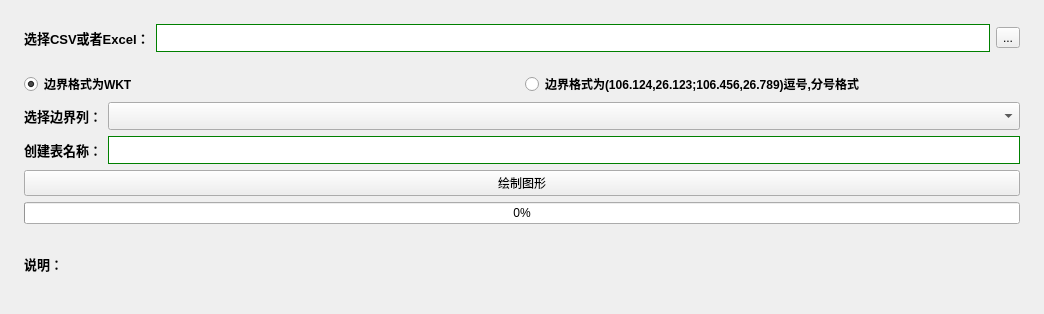
<?xml version="1.0" encoding="UTF-8"?>
<ui version="4.0">
 <class>gsDockWidget</class>
 <widget class="QgsDockWidget" name="gsDockWidget">
  <property name="geometry">
   <rect>
    <x>0</x>
    <y>0</y>
    <width>1044</width>
    <height>314</height>
   </rect>
  </property>
  <property name="windowTitle">
   <string>绘制图形</string>
  </property>
  <widget class="QWidget" name="dockWidgetContents">
   <layout class="QVBoxLayout" name="verticalLayout_2">
    <item>
     <layout class="QHBoxLayout" name="horizontalLayout">
      <property name="sizeConstraint">
       <enum>QLayout::SetDefaultConstraint</enum>
      </property>
      <property name="leftMargin">
       <number>15</number>
      </property>
      <property name="topMargin">
       <number>15</number>
      </property>
      <property name="rightMargin">
       <number>15</number>
      </property>
      <property name="bottomMargin">
       <number>7</number>
      </property>
      <item>
       <widget class="QLabel" name="label_2">
        <property name="sizePolicy">
         <sizepolicy hsizetype="Minimum" vsizetype="Fixed">
          <horstretch>0</horstretch>
          <verstretch>0</verstretch>
         </sizepolicy>
        </property>
        <property name="font">
         <font>
          <family>Arial</family>
          <pointsize>10</pointsize>
          <weight>75</weight>
          <bold>true</bold>
         </font>
        </property>
        <property name="text">
         <string>选择CSV或者Excel：</string>
        </property>
       </widget>
      </item>
      <item>
       <widget class="QTextEdit" name="textEdit">
        <property name="sizePolicy">
         <sizepolicy hsizetype="Expanding" vsizetype="Fixed">
          <horstretch>0</horstretch>
          <verstretch>0</verstretch>
         </sizepolicy>
        </property>
        <property name="maximumSize">
         <size>
          <width>16777215</width>
          <height>28</height>
         </size>
        </property>
        <property name="styleSheet">
         <string notr="true">border: 1px solid green;</string>
        </property>
        <property name="midLineWidth">
         <number>1</number>
        </property>
        <property name="tabStopWidth">
         <number>80</number>
        </property>
       </widget>
      </item>
      <item>
       <widget class="QToolButton" name="toolButton">
        <property name="sizePolicy">
         <sizepolicy hsizetype="Fixed" vsizetype="Fixed">
          <horstretch>0</horstretch>
          <verstretch>0</verstretch>
         </sizepolicy>
        </property>
        <property name="text">
         <string>...</string>
        </property>
       </widget>
      </item>
     </layout>
    </item>
    <item>
     <layout class="QVBoxLayout" name="verticalLayout">
      <property name="leftMargin">
       <number>15</number>
      </property>
      <property name="topMargin">
       <number>7</number>
      </property>
      <property name="rightMargin">
       <number>15</number>
      </property>
      <property name="bottomMargin">
       <number>7</number>
      </property>
      <item>
       <layout class="QHBoxLayout" name="horizontalLayout_4">
        <item>
         <widget class="QRadioButton" name="radioButton">
          <property name="font">
           <font>
            <family>Arial</family>
            <weight>75</weight>
            <bold>true</bold>
           </font>
          </property>
          <property name="text">
           <string>边界格式为WKT</string>
          </property>
          <property name="checked">
           <bool>true</bool>
          </property>
         </widget>
        </item>
        <item>
         <widget class="QRadioButton" name="radioButton_2">
          <property name="font">
           <font>
            <family>Arial</family>
            <weight>75</weight>
            <bold>true</bold>
           </font>
          </property>
          <property name="text">
           <string>边界格式为(106.124,26.123;106.456,26.789)逗号,分号格式</string>
          </property>
         </widget>
        </item>
       </layout>
      </item>
      <item>
       <layout class="QHBoxLayout" name="horizontalLayout_2">
        <item>
         <widget class="QLabel" name="label_3">
          <property name="font">
           <font>
            <family>Arial</family>
            <pointsize>10</pointsize>
            <weight>75</weight>
            <bold>true</bold>
           </font>
          </property>
          <property name="text">
           <string>选择边界列：</string>
          </property>
         </widget>
        </item>
        <item>
         <widget class="QComboBox" name="comboBox">
          <property name="sizePolicy">
           <sizepolicy hsizetype="Expanding" vsizetype="Expanding">
            <horstretch>0</horstretch>
            <verstretch>0</verstretch>
           </sizepolicy>
          </property>
          <property name="maximumSize">
           <size>
            <width>16777215</width>
            <height>28</height>
           </size>
          </property>
         </widget>
        </item>
       </layout>
      </item>
      <item>
       <layout class="QHBoxLayout" name="horizontalLayout_3">
        <item>
         <widget class="QLabel" name="label_4">
          <property name="font">
           <font>
            <family>Arial</family>
            <pointsize>10</pointsize>
            <weight>75</weight>
            <bold>true</bold>
           </font>
          </property>
          <property name="text">
           <string>创建表名称：</string>
          </property>
         </widget>
        </item>
        <item>
         <widget class="QTextEdit" name="textEdit_2">
          <property name="sizePolicy">
           <sizepolicy hsizetype="Expanding" vsizetype="Expanding">
            <horstretch>0</horstretch>
            <verstretch>0</verstretch>
           </sizepolicy>
          </property>
          <property name="maximumSize">
           <size>
            <width>16777215</width>
            <height>28</height>
           </size>
          </property>
          <property name="styleSheet">
           <string notr="true">border: 1px solid green;</string>
          </property>
         </widget>
        </item>
       </layout>
      </item>
      <item>
       <widget class="QPushButton" name="pushButton">
        <property name="text">
         <string>绘制图形</string>
        </property>
       </widget>
      </item>
      <item>
       <widget class="QProgressBar" name="progressBar">
        <property name="value">
         <number>0</number>
        </property>
       </widget>
      </item>
      <item>
       <widget class="QLabel" name="label">
        <property name="font">
         <font>
          <family>Arial</family>
          <pointsize>10</pointsize>
          <weight>75</weight>
          <bold>true</bold>
         </font>
        </property>
        <property name="text">
         <string>说明：</string>
        </property>
       </widget>
      </item>
     </layout>
    </item>
   </layout>
  </widget>
 </widget>
 <customwidgets>
  <customwidget>
   <class>QgsDockWidget</class>
   <extends>QDockWidget</extends>
   <header>qgsdockwidget.h</header>
   <container>1</container>
  </customwidget>
 </customwidgets>
 <resources/>
 <connections/>
</ui>
